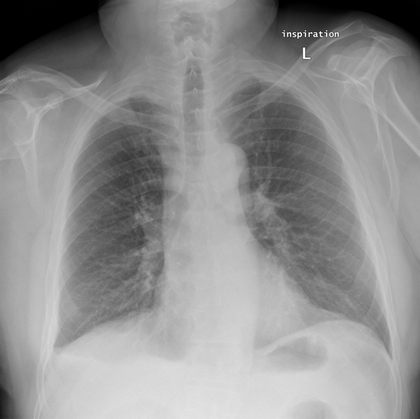
%> input picture xray.png, 420 x 419 px, shrunk from 612 x 610 before the run
$ octave clahe.m   (GNU Octave 9; MATLAB toolbox functions it lacks are replaced by stand-ins)
%> lines starting %> are read from the running program, lines starting %| are printed output that depends on the picture
%> further down, image is the input picture: size 419x420x3 uint8; min 0, max 255, mean 144.6
pkg load image;

% Custom function to clip the histogram
function clipped_hist = clip_histogram(hist, clip_limit)
  excess = sum(max(hist - clip_limit, 0)); % Calculate the excess pixels
  clipped_hist = min(hist, clip_limit);   % Clip the histogram
  redistribute = floor(excess / length(hist)); % Redistribute excess pixels
  clipped_hist += redistribute;
end

% Custom function to apply CLAHE
function result = clahe(image, clip_limit = 40, tile_grid_size = [8, 8])
%> called with clip_limit = 40, tile_grid_size = [8 8]
  [height, width] = size(image); % Get the dimensions of the image
%> height = 419; width = 420
  tile_height = floor(height / tile_grid_size(1)); % Calculate the height of each tile
%> tile_height = 52
  tile_width = floor(width / tile_grid_size(2));  % Calculate the width of each tile
%> tile_width = 52

  % Initialize the result image and tile maps
  result = zeros(size(image));
  tile_map = zeros([tile_grid_size, 256]);

  % Calculate the histograms and CDFs for each tile
  for i = 0:tile_grid_size(1)-1
    for j = 0:tile_grid_size(2)-1
      y1 = i * tile_height + 1;
      y2 = (i + 1) * tile_height;
      x1 = j * tile_width + 1;
      x2 = (j + 1) * tile_width;

      % Handle edge cases where tiles may exceed image dimensions
      if (y2 > height)
        y2 = height;
      end
      if (x2 > width)
        x2 = width;
      end

      tile = image(y1:y2, x1:x2);

      % Calculate and clip the histogram
      hist = imhist(tile(:), 256);
      hist_clipped = clip_histogram(hist, clip_limit);

      % Calculate the CDF
      cdf = cumsum(hist_clipped);
      cdf = (cdf - min(cdf)) * 255 / (max(cdf) - min(cdf));
      cdf = round(cdf);

      % Store the CDF in the tile map
      tile_map(i+1, j+1, :) = cdf;
    end
  end

  % Apply bilinear interpolation to blend tiles
  for y = 1:height
    for x = 1:width
      % Find the tile indices
      i = floor((y - 1) / tile_height);
      j = floor((x - 1) / tile_width);

      % Handle edge cases for the last tiles
      if i >= tile_grid_size(1) - 1
        i = tile_grid_size(1) - 2;
      end
      if j >= tile_grid_size(2) - 1
        j = tile_grid_size(2) - 2;
      end

      % Relative positions within the tile
      y_rel = (y - i * tile_height) / tile_height;
      x_rel = (x - j * tile_width) / tile_width;

      % Interpolate the CDFs
      cdf = (1 - y_rel) * (1 - x_rel) * squeeze(tile_map(i+1, j+1, :)) + ...
            (1 - y_rel) * x_rel * squeeze(tile_map(i+1, j+2, :)) + ...
            y_rel * (1 - x_rel) * squeeze(tile_map(i+2, j+1, :)) + ...
            y_rel * x_rel * squeeze(tile_map(i+2, j+2, :));

      % Map the pixel value using the interpolated CDF
      result(y, x) = cdf(image(y, x) + 1);
    end
  end
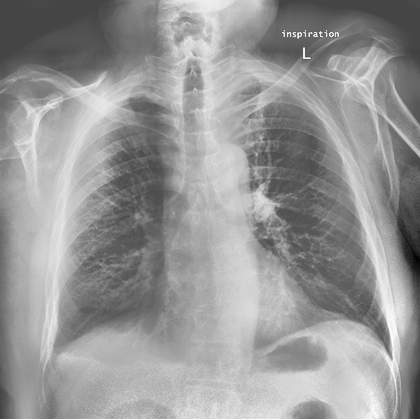
%> result: size 419x420 double; min -104.1, max 279, mean 122.7; drawn with min black and max white

  result = uint8(result); % Convert the result to uint8 format
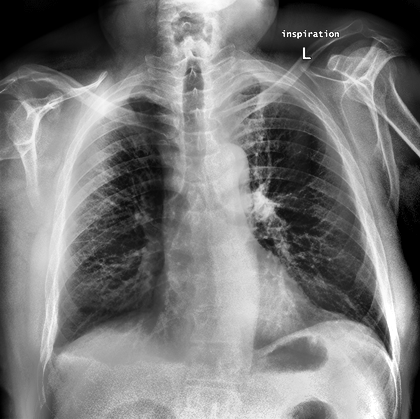
%> result: size 419x420 uint8; min 0, max 255, mean 122.9
end

% Load the image in grayscale
image = imread('xray.png');
if size(image, 3) == 3
  image = rgb2gray(image); % Convert to grayscale if the image is in RGB
end

% Apply the custom CLAHE function with a 8x8 grid
clahe_image = clahe(image, 40, [8 ,8]);

% Display the results
figure;
subplot(1, 2, 1);
imshow(image);
title('Original X-ray Image');

subplot(1, 2, 2);
imshow(clahe_image);
title('CLAHE Enhanced X-ray Image');
